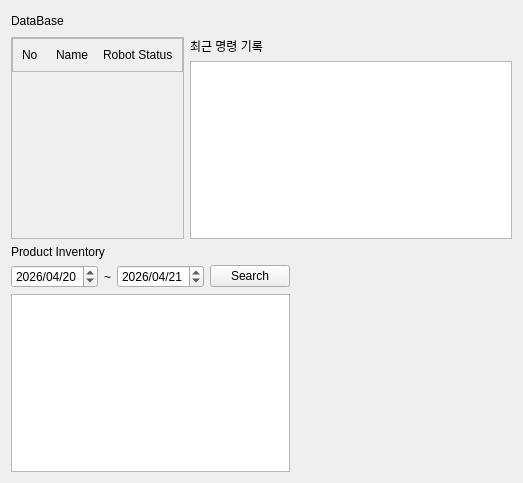
<?xml version="1.0" encoding="UTF-8"?>
<ui version="4.0">
 <class>Tab2</class>
 <widget class="QWidget" name="Tab2">
  <property name="geometry">
   <rect>
    <x>0</x>
    <y>0</y>
    <width>523</width>
    <height>483</height>
   </rect>
  </property>
  <property name="windowTitle">
   <string>Form</string>
  </property>
  <layout class="QVBoxLayout" name="verticalLayout_4">
   <item>
    <layout class="QHBoxLayout" name="headerFrame">
     <item>
      <widget class="QLabel" name="label">
       <property name="text">
        <string>DataBase</string>
       </property>
      </widget>
     </item>
     <item>
      <spacer name="horizontalSpacer">
       <property name="orientation">
        <enum>Qt::Orientation::Horizontal</enum>
       </property>
       <property name="sizeHint" stdset="0">
        <size>
         <width>40</width>
         <height>20</height>
        </size>
       </property>
      </spacer>
     </item>
     <item>
      <widget class="QLabel" name="lbl_clock">
       <property name="text">
        <string/>
       </property>
      </widget>
     </item>
    </layout>
   </item>
   <item>
    <layout class="QHBoxLayout" name="horizontalLayout_2" stretch="35,65">
     <item>
      <widget class="QScrollArea" name="scrollArea_robots">
       <property name="widgetResizable">
        <bool>true</bool>
       </property>
       <widget class="QWidget" name="vl_robotList_2">
        <property name="geometry">
         <rect>
          <x>0</x>
          <y>0</y>
          <width>172</width>
          <height>194</height>
         </rect>
        </property>
        <layout class="QVBoxLayout" name="verticalLayout">
         <property name="leftMargin">
          <number>0</number>
         </property>
         <property name="topMargin">
          <number>0</number>
         </property>
         <property name="rightMargin">
          <number>0</number>
         </property>
         <property name="bottomMargin">
          <number>0</number>
         </property>
         <item>
          <widget class="QFrame" name="QFrameRobot">
           <property name="frameShape">
            <enum>QFrame::Shape::StyledPanel</enum>
           </property>
           <property name="frameShadow">
            <enum>QFrame::Shadow::Raised</enum>
           </property>
           <layout class="QHBoxLayout" name="horizontalLayout" stretch="2,3,5">
            <item>
             <widget class="QLabel" name="No">
              <property name="text">
               <string>No</string>
              </property>
             </widget>
            </item>
            <item>
             <widget class="QLabel" name="Name">
              <property name="text">
               <string>Name</string>
              </property>
             </widget>
            </item>
            <item>
             <widget class="QLabel" name="StatusText">
              <property name="text">
               <string>Robot Status</string>
              </property>
             </widget>
            </item>
           </layout>
          </widget>
         </item>
         <item>
          <spacer name="verticalSpacer">
           <property name="orientation">
            <enum>Qt::Orientation::Vertical</enum>
           </property>
           <property name="sizeHint" stdset="0">
            <size>
             <width>20</width>
             <height>40</height>
            </size>
           </property>
          </spacer>
         </item>
        </layout>
       </widget>
      </widget>
     </item>
     <item>
      <layout class="QVBoxLayout" name="verticalLayout_2">
       <item>
        <widget class="QLabel" name="label_2">
         <property name="text">
          <string>최근 명령 기록</string>
         </property>
        </widget>
       </item>
       <item>
        <widget class="QTableView" name="tv_history"/>
       </item>
      </layout>
     </item>
    </layout>
   </item>
   <item>
    <layout class="QHBoxLayout" name="horizontalLayout_4" stretch="5,5">
     <item>
      <layout class="QVBoxLayout" name="verticalLayout_3">
       <item>
        <widget class="QLabel" name="label_3">
         <property name="text">
          <string>Product Inventory</string>
         </property>
        </widget>
       </item>
       <item>
        <layout class="QHBoxLayout" name="horizontalLayout_3">
         <item>
          <widget class="QDateEdit" name="date_start">
           <property name="displayFormat">
            <string>yyyy/MM/dd</string>
           </property>
           <property name="date">
            <date>
             <year>2026</year>
             <month>4</month>
             <day>20</day>
            </date>
           </property>
          </widget>
         </item>
         <item>
          <widget class="QLabel" name="label_4">
           <property name="text">
            <string>~</string>
           </property>
          </widget>
         </item>
         <item>
          <widget class="QDateEdit" name="date_end">
           <property name="displayFormat">
            <string>yyyy/MM/dd</string>
           </property>
           <property name="date">
            <date>
             <year>2026</year>
             <month>4</month>
             <day>21</day>
            </date>
           </property>
          </widget>
         </item>
         <item>
          <widget class="QPushButton" name="btn_search_inv">
           <property name="text">
            <string>Search</string>
           </property>
          </widget>
         </item>
        </layout>
       </item>
       <item>
        <widget class="QTableView" name="tv_inventory"/>
       </item>
      </layout>
     </item>
     <item>
      <widget class="QWidget" name="chart_container" native="true"/>
     </item>
    </layout>
   </item>
  </layout>
 </widget>
 <resources/>
 <connections/>
</ui>
